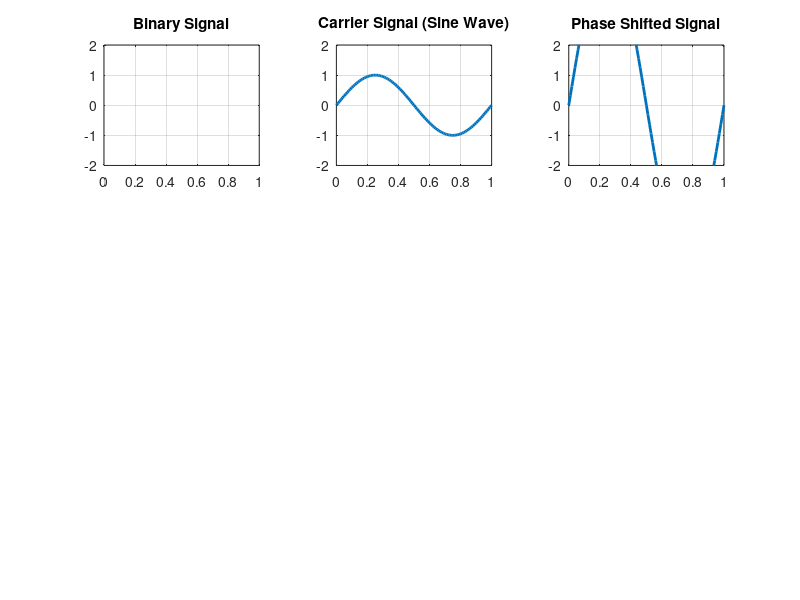

Here is the MATLAB script that generated this plot:
%Phase Shift Keying

clc;    % কমান্ড উইন্ডো পরিষ্কার করে
clear;  % ওয়ার্কস্পেস থেকে সব ভেরিয়েবল সরায়
close all;  %সব ওপেন ফিগার উইন্ডো বন্ধ করে


%b = [0 1 0 1 1 1 0];
b=input('Enter the binary data: ', 's')-'0';
b(b == 0) = -1; % সব 0 কে -1 এ রূপান্তর

%PSK-তে (Phase Shift Keying), বিটগুলোকে +1 এবং -1 আকারে উপস্থাপন করা হয় কারণ এতে ফেজ পরিবর্তন বোঝানো সহজ হয়।

n = length(b);
t = 0:0.01:n; % সময়: 0 থেকে 7 পর্যন্ত, 0.01 ইন্টারভালে, ছোট ইন্টারভাল মানে আরও মসৃণ সিগন্যাল।

for i = 1:n
    bw(i*100:(i+1)*100) = b(i); % প্রতিটি বিটের জন্য 100 স্যাম্পল |  প্রতি সেকেন্ডে 100টি স্যাম্পল নেওয়া হচ্ছে
end
bw = bw(100:end); % প্রথম অতিরিক্ত অংশ বাদ


carrier_signal = sin(2 * pi * t);  %sine wave carrier
st=bw.*carrier_signal; %Modulated Signal

subplot(3, 3, 1);
plot(t, bw, 'LineWidth', 2) %প্লটের লাইনের পুরুত্ব 2 পয়েন্ট করে।
grid on;
title('Binary Signal')
axis([0 n -2 +2])

subplot(3, 3, 2);
plot(t, carrier_signal, 'LineWidth', 2)
grid on;
title('Carrier Signal (Sine Wave)')
axis([0 n -2 +2])

subplot(3, 3, 3);
plot(t,st, 'LineWidth', 2)
grid on;
axis([0 n -2 +2])
title('Phase Shifted Signal') %যেখানে বিট -1, সাইন ওয়েভ উল্টে গেছে (180° শিফট)।
                              %যেখানে বিট +1, সাইন ওয়েভ অপরিবর্তিত।
